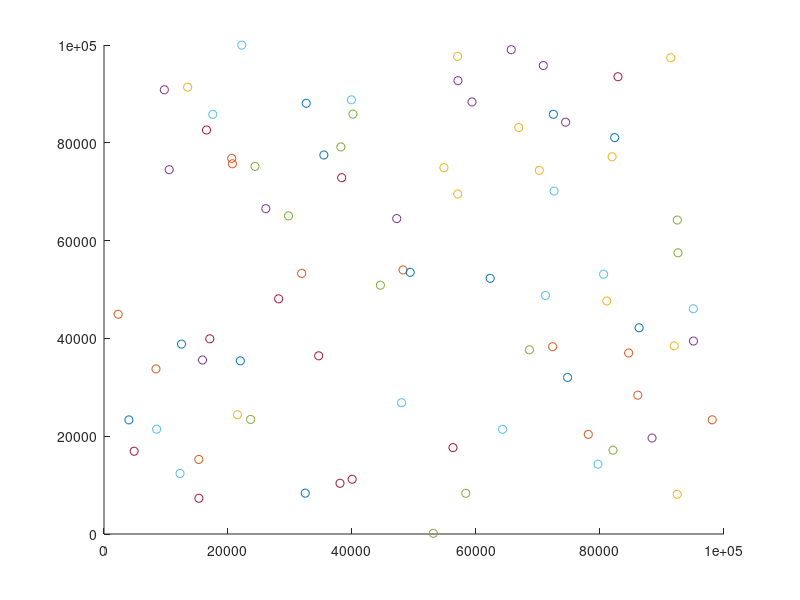

Reproduce this figure in MATLAB.
load('SomeUtility.mat');

disp(fieldnames(failures));

hold on;
for i=1:numel(failures)
	scatter(failures(i).x,failures(i).y);
end